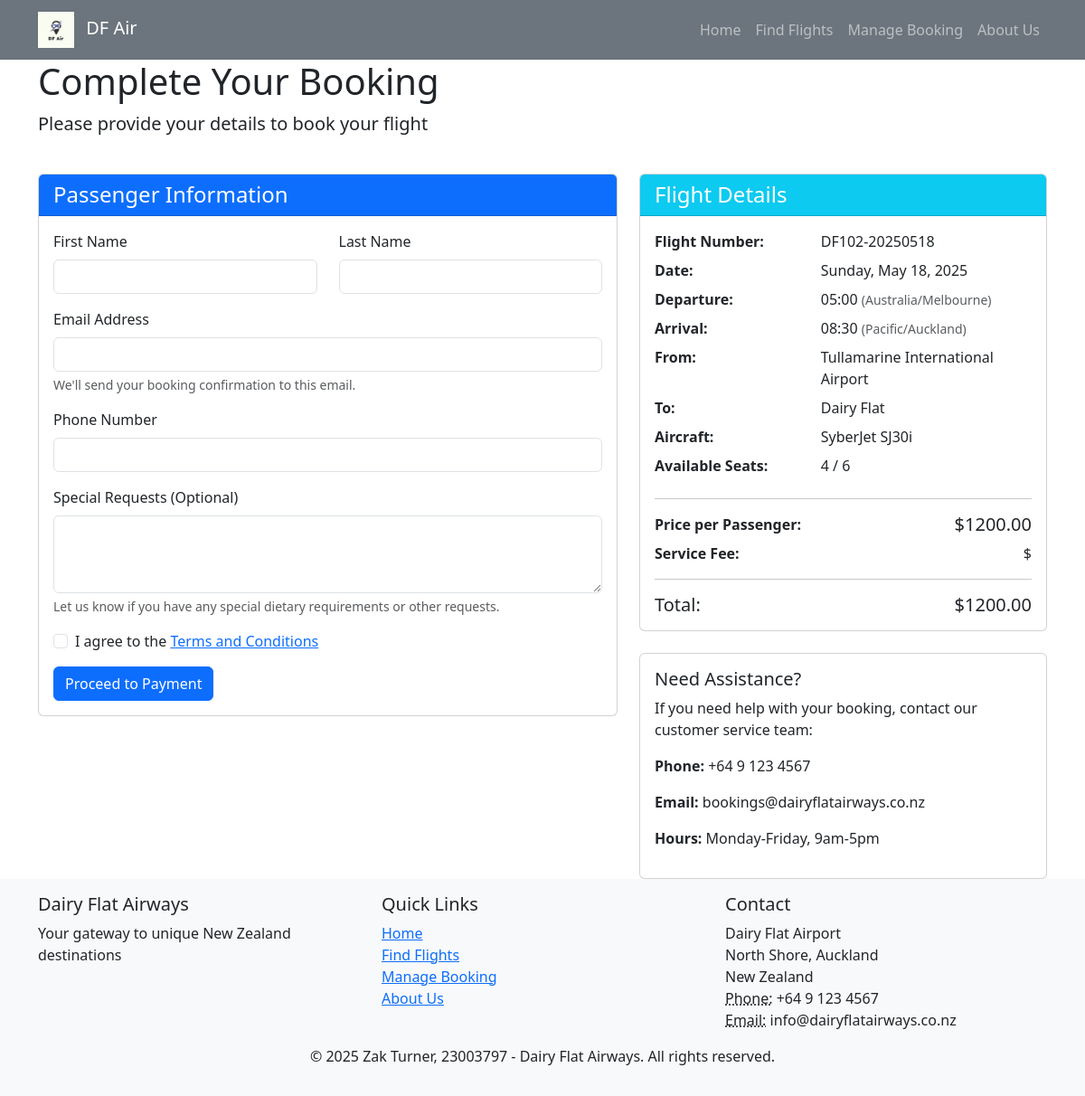
The page /booking/create/2/ on the database as committed earlier.
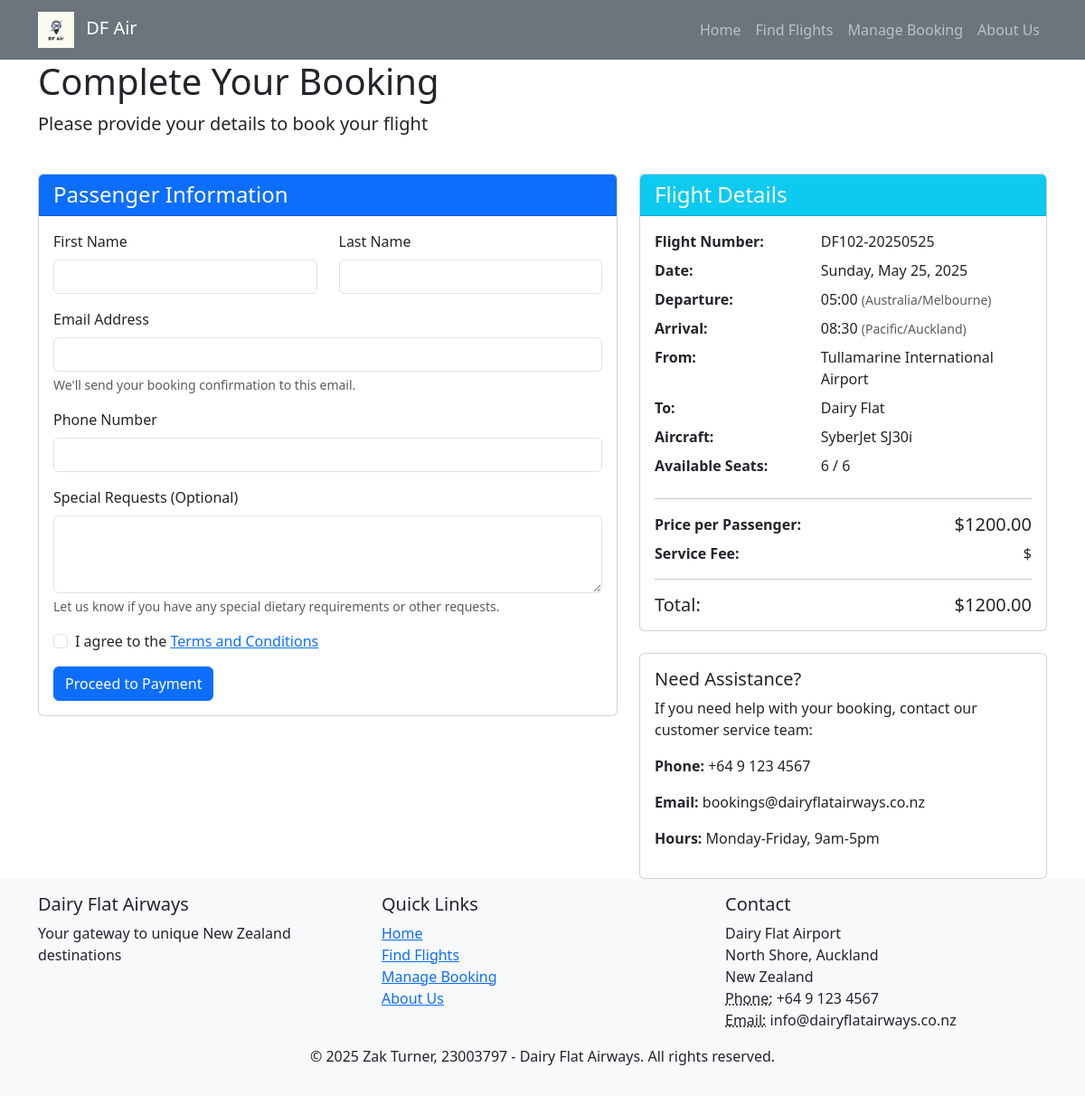
The same page on the database as committed later.
### ass2/models.py (models this page shows, shortened)
class Flight(models.Model):
    flight_number = models.CharField(max_length=10)
    flight_route = models.ForeignKey('Route', on_delete=models.CASCADE, related_name='flights')
    flight_origin = models.ForeignKey('Airport', on_delete=models.CASCADE, related_name='departures')
    flight_destination = models.ForeignKey('Airport', on_delete=models.CASCADE, related_name='arrivals')
    flight_departure_time = models.DateTimeField()
    flight_arrival_time = models.DateTimeField()
    flight_aircraft = models.ForeignKey('Aircraft', on_delete=models.CASCADE)
    flight_price = models.DecimalField(max_digits=8, decimal_places=2)
    flight_status = models.CharField(max_length=50, default='Scheduled',
                                    help_text="Status of the flight (e.g., Scheduled, Delayed, Cancelled)")
    class Meta:
        ordering = ['flight_departure_time']
    @property
    def booked_seats(self):
        return self.booking_set.filter(booking_status='Confirmed').count()
    @property
    def available_seats(self):
        return self.flight_aircraft.craft_capacity - self.booked_seats
    @property
    def is_full(self):
        return self.available_seats <= 0
    @property
    def is_bookable(self):
        return (not self.is_full and
                self.flight_status not in ['Cancelled', 'Completed'] and
                self.flight_departure_time > timezone.now())

class Aircraft(models.Model):
    craft_type = models.CharField(max_length=100, help_text="Type/model of the aircraft")
    craft_capacity = models.IntegerField(help_text="Maximum passenger capacity")
    craft_id = models.CharField(max_length=100, unique=True, help_text="Registration number of the aircraft")
    craft_remaining_capacity = models.IntegerField(help_text="Remaining capacity of the aircraft")
    craft_location = models.ForeignKey('Airport', on_delete=models.CASCADE, related_name='aircraft_location')
    craft_status = models.CharField(max_length=50, help_text="Status of the aircraft (e.g., Available, In Maintenance)")

class Airport(models.Model):
    airport_code = models.CharField(max_length=10, unique=True, help_text="Unique identifier for the airport eg INV")
    airport_name = models.CharField(max_length=100, help_text="Name of airport")
    airport_location = models.CharField(max_length=100, help_text="Location")
    airport_timezone = models.CharField(max_length=50, help_text="Timezone of the airport")
    airport_latitude = models.DecimalField(max_digits=9, decimal_places=6, help_text="Latitude of the airport")
    airport_longitude = models.DecimalField(max_digits=9, decimal_places=6, help_text="Longitude of the airport")

### ass2/views.py (the view, shortened to what this page needs)
# urls.py: path('booking/create/<int:flight_id>/', views.booking_create, name='booking_create'),
def booking_create(request, flight_id):
        flight = get_object_or_404(Flight, id=flight_id)
        if not flight.is_bookable:
            messages.error(request, "This flight is no longer available for booking.")
            return redirect('flight_search')
        total_price = flight.flight_price
        return render(request, 'booking_create.html', {
            'flight': flight,
            'total_price': total_price
        })

### ass2/templates/booking_create.html (shortened to what the changed rows need)
{% extends 'master.html' %}
{% block content %}
<div class="row mb-4">
    <div class="col-12">
        <h1>Complete Your Booking</h1>
    </div>
</div>
<div class="row">
    <div class="col-md-5">
        <div class="card mb-4">
            <div class="card-body">
                <dl class="row">
                    <dt class="col-sm-5">Flight Number:</dt>
                    <dd class="col-sm-7">{{ flight.flight_number }}</dd>
                    <dt class="col-sm-5">Date:</dt>
                    <dd class="col-sm-7">{{ flight.flight_departure_time|date:"l, F j, Y" }}</dd>
                    <dt class="col-sm-5">Departure:</dt>
                    <dd class="col-sm-7">
                        {{ flight.flight_departure_time|date:"H:i" }}
                        <small class="text-muted">({{ flight.flight_origin.airport_timezone }})</small>
                    </dd>
                    <dt class="col-sm-5">Arrival:</dt>
                    <dd class="col-sm-7">
                        {{ flight.flight_arrival_time|date:"H:i" }}
                        <small class="text-muted">({{ flight.flight_destination.airport_timezone }})</small>
                    </dd>
                    <dt class="col-sm-5">From:</dt>
                    <dd class="col-sm-7">{{ flight.flight_origin.airport_name }}</dd>
                    <dt class="col-sm-5">To:</dt>
                    <dd class="col-sm-7">{{ flight.flight_destination.airport_name }}</dd>
                    <dt class="col-sm-5">Aircraft:</dt>
                    <dd class="col-sm-7">{{ flight.flight_aircraft.craft_type }}</dd>
                    <dt class="col-sm-5">Available Seats:</dt>
                    <dd class="col-sm-7">{{ flight.available_seats }} / {{ flight.flight_aircraft.craft_capacity }}</dd>
                </dl>
                <div class="d-flex justify-content-between align-items-center">
                    <strong>Price per Passenger:</strong>
                    <span class="h5 mb-0">${{ flight.flight_price }}</span>
                </div>
                <div class="d-flex justify-content-between align-items-center">
                    <strong class="h5 mb-0">Total:</strong>
                    <span class="h5 mb-0">${{ total_price }}</span>
                </div>
            </div>
        </div>
    </div>
</div>
{% endblock %}

Rows that differ between the two databases and show on the page:
changed Flight "Tullamarine International Airport": flight_number "DF102-20250518" → "DF102-20250525"; flight_departure_time "Sunday, May 18, 2025" → "Sunday, May 25, 2025"; available_seats "4" → "6"
